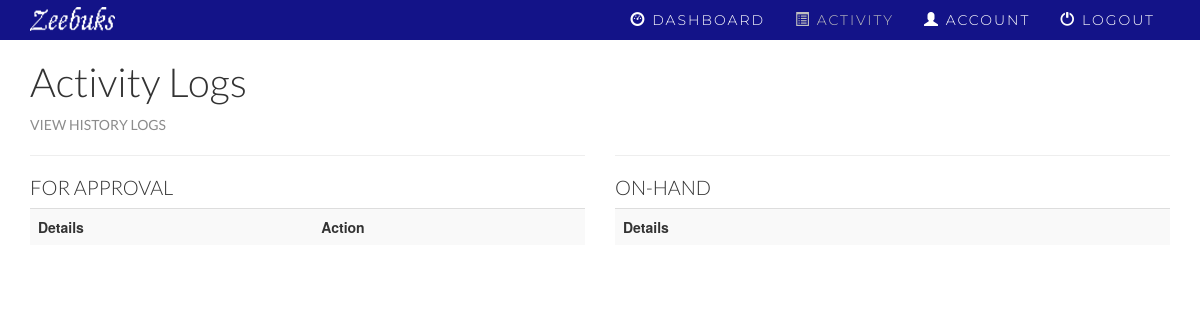
Before: /logs/ with the older database file.
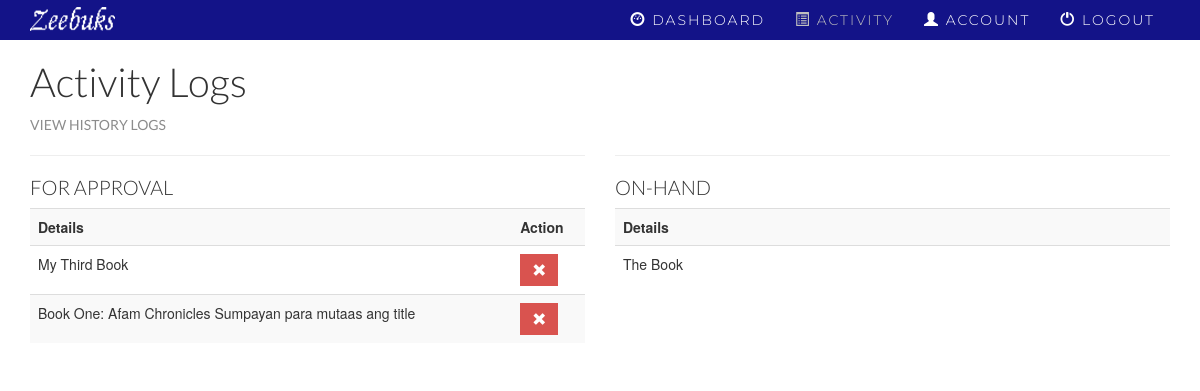
After: the same page with the newer database file.
### iLib/models.py (models this page shows, shortened)
class Log(models.Model):
    user = models.ForeignKey(User)
    book = models.ForeignKey(Book)
    return_status = models.BooleanField(default=False)
    request_status = models.BooleanField(default=True)

class Book(models.Model):
    title = models.CharField(max_length=100)
    author = models.CharField(max_length=100)
    abstract = models.CharField(max_length=10000)
    reads = models.IntegerField(default=0)
    stat = models.BooleanField(default=True)
    date_added = models.DateTimeField(auto_now_add=True)
    date_published = models.DateField(null=True)

### iLib/views.py (the view)
# urls.py: url(r'^logs/$', logs),
def logs(request):
    logs = Log.objects.all()
    for x in logs:
        x.full_name = x.user.get_full_name()
    return render(request, 'logs.html', {'logs': logs})

### templates/logs.html (shortened to what the changed rows need)
{% load staticfiles %}
<!DOCTYPE html>
<html>
<head lang="en">
    <link rel="stylesheet" href="{% static 'bootstrap-3.3.5-dist/css/bootstrap.css' %}">
    <link rel="stylesheet" href="{% static 'font-awesome-4.6.1/css/font-awesome.css' %}">
    <link rel="stylesheet" href="{% static 'style.css' %}">
</head>
<body>
    <div class="activity-logs">
        <section>
            <div class="container">
                <h1>Activity Logs</h1>
                <div class="row">
                {% if user.is_staff %}
                    <div class="col-md-6 col-sm-12">
                        <hr>
                        <h5 class="text-uppercase">Book Requests</h5>
                        <table class="table table-striped">
                            <tr>
                                <th>Details</th>
                                <th>Action</th>
                            </tr>
                            {% for log in logs %}
                                <tr>
                                    {% if log.request_status %}
                                    <td><a href="">{{ log.full_name }}</a> requests to borrow <p class="text-gray">{{ log.book.title }}</p></td>
                                    <td>
                                        <form action="/accept/" method="POST" class="col-xs-12 padding-0"> {% csrf_token %}
                                            <input name="logid" type="hidden" value="{{log.id}}">
                                            <input name="bookid" type="hidden" value="{{log.book.id}}">
                                            <button type="submit" class="btn btn-primary"><span class="glyphicon glyphicon-ok"></span></button>
                                        </form>
                                        <form action="/cancel/" method="POST" class="col-xs-12 padding-0"> {% csrf_token %}
                                            <input name="logid" type="hidden" value="{{log.id}}">
                                            <input name="bookid" type="hidden" value="{{log.book.id}}">
                                            <button type="submit" class="btn btn-danger"><span class="glyphicon glyphicon-remove"></span></button>
                                        </form>
                                    </td>
                                    {% else %}
                                    {%endif%}
                                </tr>
                            {% endfor %}
                        </table>
                    </div>
                    <div class="col-md-6 col-sm-12">
                        <hr>
                        <h5 class="text-uppercase">Book Returns</h5>
                        <table class="table table-striped">
                            <tr>
                                <th>Details</th>
                                <th>Action</th>
                            </tr>
                            {% for log in logs %}
                                <tr>
                                    {% if log.request_status %}
                                    {% else %}
                                    <td><a href="">{{ log.full_name }}</a> has not yet returned <p class="text-gray">{{ log.book.title }}</p></td>
                                    <td>
                                        <form action="/returned/" method="POST" class="col-xs-12 padding-0"> {% csrf_token %}
                                            <input name="logid" type="hidden" value="{{log.id}}">
                                            <input name="bookid" type="hidden" value="{{log.book.id}}">
                                            <button type="submit" class="btn btn-success"><span class="glyphicon glyphicon-share-alt"></span></button>
                                        </form>
                                    </td>
                                    {%endif%}
                                </tr>
                            {% endfor %}
                        </table>
                    </div>
                {% else %}
                    <div class="col-md-6 col-sm-12">
                        <table class="table table-striped">
                            <tr>
                                <th>Details</th>
                                <th>Action</th>
                            </tr>
                            {% for log in logs %}
                            {% if log.request_status %}
                             <tr>
                                <td>{{ log.book.title }}</td>
                                <td>
                                        <form action="/cancel/" method="POST" class="col-xs-12 padding-0"> {% csrf_token %}
                                            <button type="submit" class="btn btn-danger"><span class="glyphicon glyphicon-remove"></span></button>
                                        </form>
                                    </td>
                            </tr>
                            {% endif %}
                            {% endfor %}
                        </table>
                    </div>
                    <div class="col-md-6 col-sm-12">
                        <table class="table table-striped">
                            <tr>
                                <th>Details</th>
                            </tr>
                            {% for log in logs%}
                            {% if not log.request_status %}
                             <tr>
                                <td>{{ log.book.title }}</td>
                            </tr>
                            {% endif %}
                            {% endfor %}
                        </table>
                    </div>
                {% endif %}
                </div>
            </div>
        </section>
    </div>
</body>
</html>

Changed rows visible on the page:
added Log: book "My Third Book", shown under "FOR APPROVAL"
added Log: book "Book One: Afam Chronicles Sumpayan para mutaas ang title", shown under "FOR APPROVAL"
added Log: book "The Book", shown under "ON-HAND"
